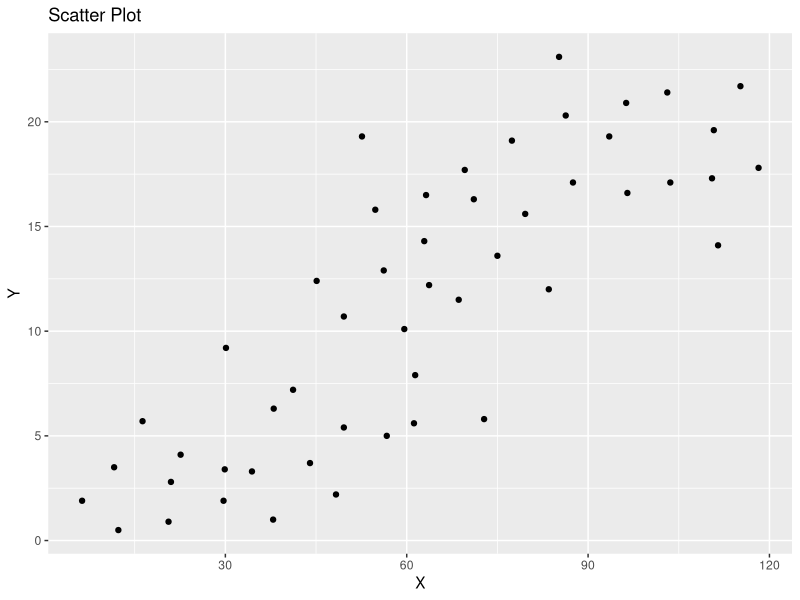
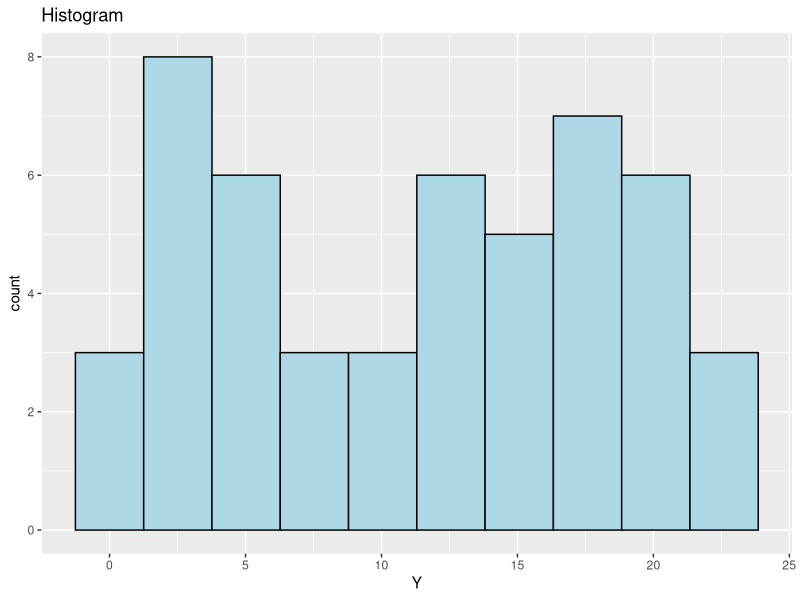
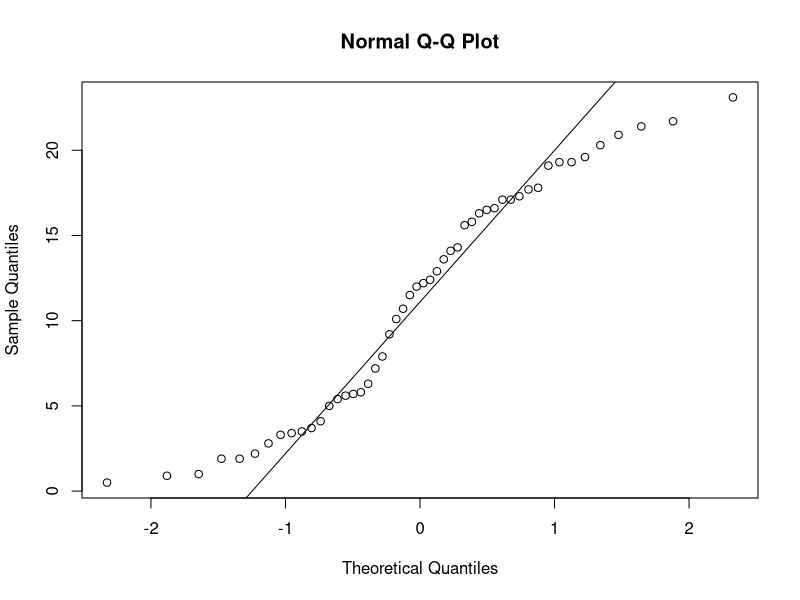
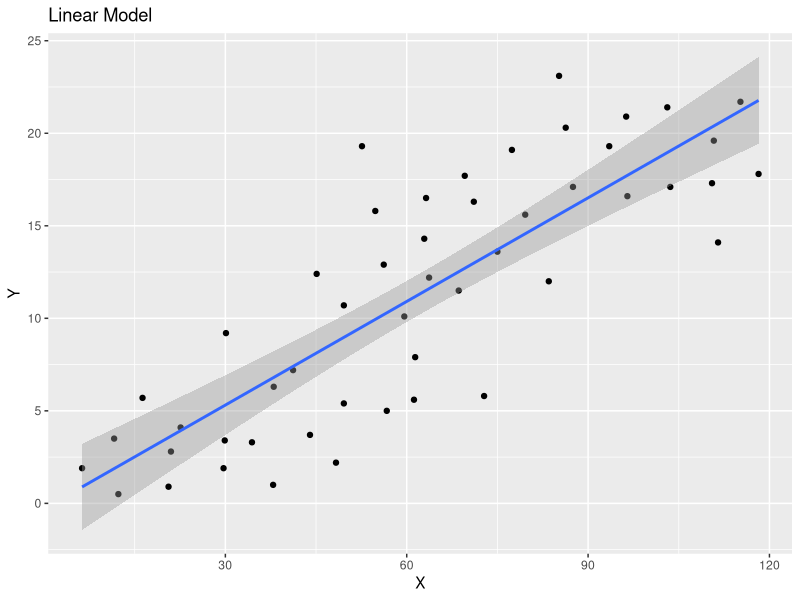
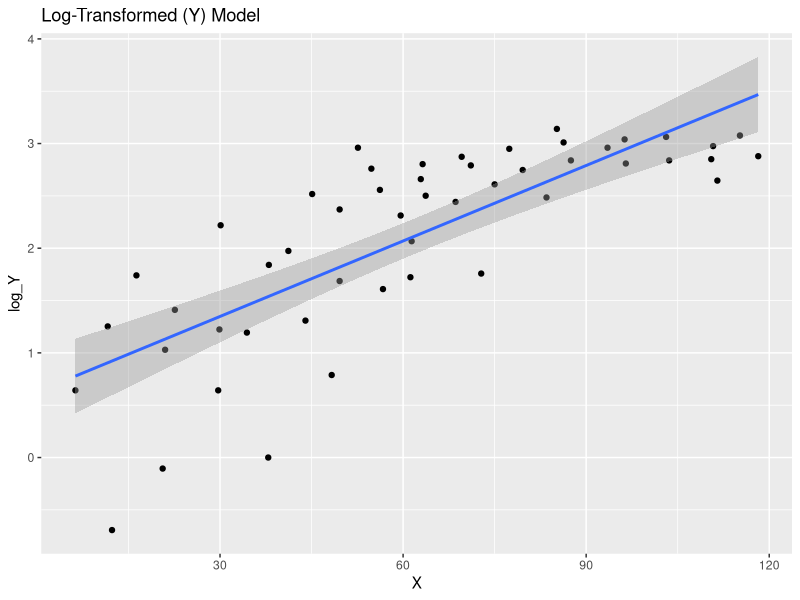
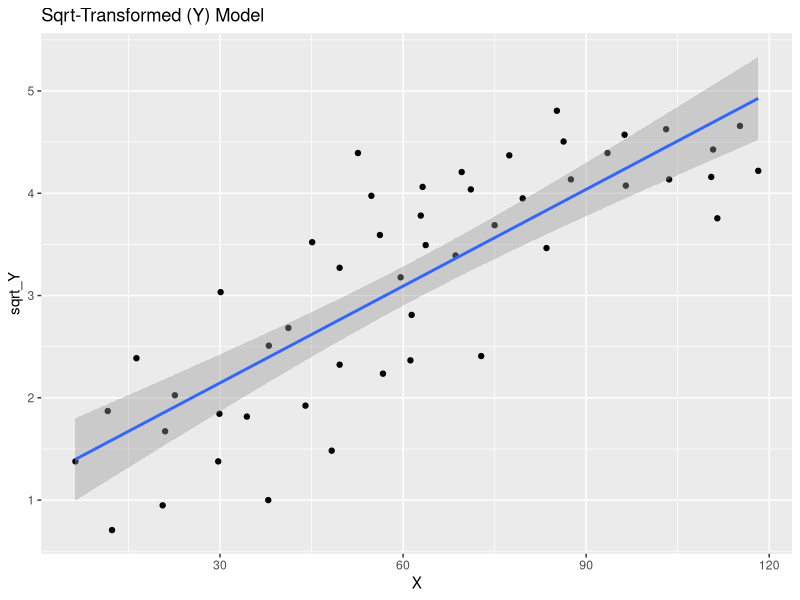
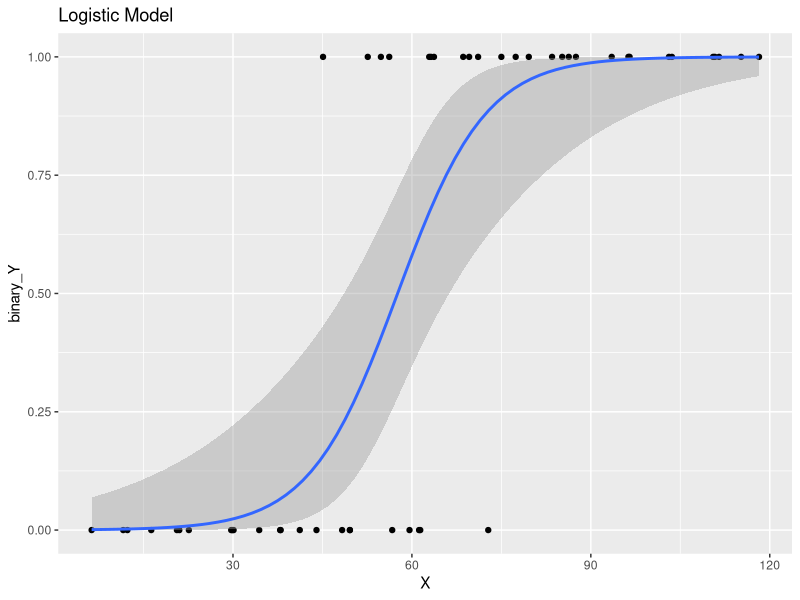
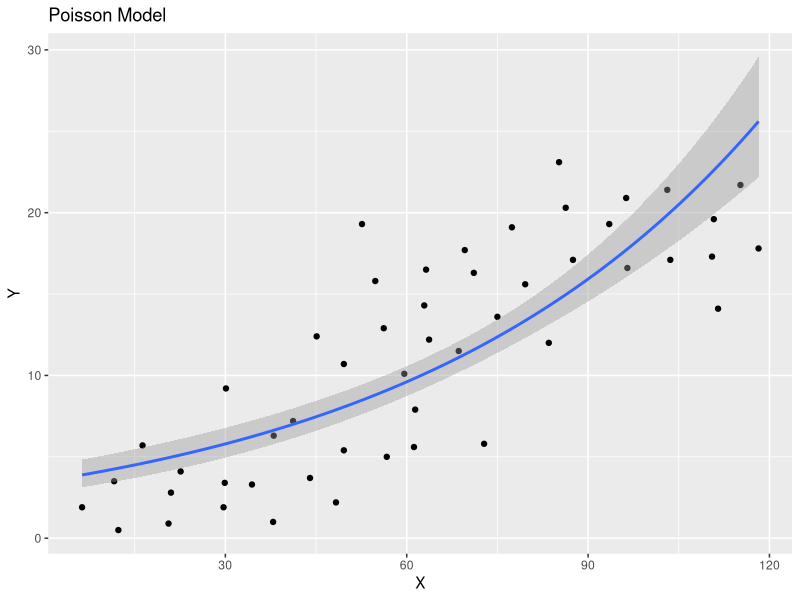

The R script that drew these images, in order: (Note: this script raises an error after producing the figures.)
#PART 0: Load In Data and DATA EXPLORATION

  #Packages
library(MASS)
library(ggplot2)
library(dplyr)
library(lme4)
library(splines)
library(Metrics)

  #Dataset
setwd("C:/Users/Mark.Williamson.2/OneDrive - North Dakota University System/Desktop/Williamson Data/R/R_data")
  #You'll need to set your own directory

nl_ds <-read.csv("non_linear_dataset.csv")  #<- Get this dataset in the Github repository

  #Exploration

    #scatter plot
head(nl_ds)
ggplot(data=nl_ds, aes(x=X, y=Y))+
  geom_point() +
  labs(title="Scatter Plot")

    #histogram
ggplot(data=nl_ds, aes(x=Y))+
  geom_histogram(color = "black", fill = "lightblue", bins=10)+
  labs(title="Histogram")

    #QQ plot
qqnorm(nl_ds$Y)
qqline(nl_ds$Y)
###############################################################################


#PART 1: GENERAL LINEAR MODEL

  #linear model
lm1 <- lm(Y ~ X, data=nl_ds)
summary(lm1)

  #graphing
fig1 <- ggplot(data=nl_ds, aes(x=X, y=Y))+
  geom_point()+
  labs(title="Linear Model")
fig1 + geom_smooth(method = "lm")
###############################################################################


#PART 2: TRANSFORMED MODELS

  #new variables for log and square root transformations
nl_ds$log_Y <- log(nl_ds$Y)

nl_ds$sqrt_Y <- sqrt(nl_ds$Y)

#------

  #log transformed model
lm2 <- lm(log_Y ~ X, data=nl_ds)
summary(lm2)

  #graphing
fig2 <- ggplot(data=nl_ds, aes(x=X, y=log_Y))+
  geom_point()+
  labs(title="Log-Transformed (Y) Model")
fig2 + geom_smooth(method = "lm")

#------

  #square-root transformed model
lm3 <- lm(sqrt_Y ~ X, data=nl_ds)
summary(lm3)
  
  #graphing
fig3 <- ggplot(data=nl_ds, aes(x=X, y=sqrt_Y))+
  geom_point()+
  labs(title="Sqrt-Transformed (Y) Model")
fig3 + geom_smooth(method = "lm")
###############################################################################


#PART 2: GENERALIZED MODELS

  #Logistic Regression

    #cutoff metric
lg_cutoff <- mean(nl_ds$Y)

    #creating binary version of Y variable with cutoff metric
nl_ds <- nl_ds %>%
  mutate(binary_Y = case_when(Y >= lg_cutoff ~ 1,
                              Y <  lg_cutoff ~ 0))

    #Logistic regression model
lm4 <-glm(binary_Y ~ X, family=binomial(), data=nl_ds)
summary(lm4)
    
    #graphing
fig4 <- ggplot(data=nl_ds, aes(x=X, y=binary_Y))+
  geom_point()+
  labs(title="Logistic Model")
fig4 + geom_smooth(method = "glm", method.args = list(family = binomial)) 

#------

  #Poisson regression model
lm5 <- glm(Y~X, family=poisson(), data=nl_ds)
summary(lm5)

  #graphing
fig5 <- ggplot(data=nl_ds, aes(x=X, y=Y))+
  geom_point()+
  labs(title="Poisson Model")
fig5 + geom_smooth(method = "glm", method.args = list(family = poisson)) 

#------

  #Negative binomial regression model
lm6 <- glm.nb(Y~X, data=nl_ds)
summary(lm6)

  #graphing
fig6 <- ggplot(data=nl_ds, aes(x=X, y=Y))+
  geom_point()+
  labs(title="Negative Binomial Model")
fig6 + geom_smooth(method = "gam", method.args = list(family ="nb")) 
###############################################################################


#PART 3: NON-LINEAR MODELS

  #Polynomial regression model
lm7 <- lm(Y ~ poly(X, 2), data =nl_ds)
summary(lm7)

  #graphing
fig7 <- ggplot(data=nl_ds, aes(x=X, y=Y))+
  geom_point()+
  labs(title="Polynomial model (degrees=2)")
fig7 + geom_smooth(method="lm", formula = y ~ poly(x, 2))

#------

  #Spine regression model
lm8 <-lm(Y ~ bs(X), data=nl_ds)
summary(lm8)

  #graphing
fig8 <- ggplot(data=nl_ds, aes(x=X, y=Y))+
  geom_point()+
  labs(title="Splines Model (knots=3)")
fig8 + geom_smooth(method = "lm", formula = y ~ splines::bs(x, 3))

#------

  #Loess regression model
lm9 <- loess(Y~X, span=0.9, data=nl_ds)
summary(lm9)

  #graphing
fig9 <- ggplot(data=nl_ds, aes(x=X, y=Y))+
  geom_point()+
  labs(title="Loess Model (span=0.9)")
fig9 + geom_smooth(method = "loess", span=0.9)
###############################################################################


#PART 5: MODEL FITTING

#Model fit - just using AIC scores for now
AIC(lm1)
AIC(lm2)
AIC(lm3)
AIC(lm4)
AIC(lm5)
AIC(lm6)
AIC(lm7)
AIC(lm8)
AIC(lm9)
